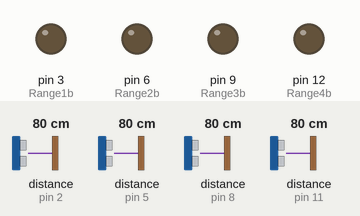
A sketch run on a simulated Arduino Uno, built with avr-gcc and run on an emulated ATmega328P. Parts: output pins drawn as LEDs (lit = HIGH). Wiring (inferred from the names in the program): 4 × range finder with pulse-width output: data pin 2 / data pin 5 / data pin 8 / data pin 11. The test bench sets the inputs (shaded band); at power-on: distance to the obstacle (sensors on pin 2, pin 5, pin 8, pin 11) 80 cm. The echo pulse lasts 58.3 µs per cm; what the sketch prints to the serial monitor is not drawn.

Above: at 0.7 s.
Timing chart, 0 to 3.3 s (numbered marks = the images above):
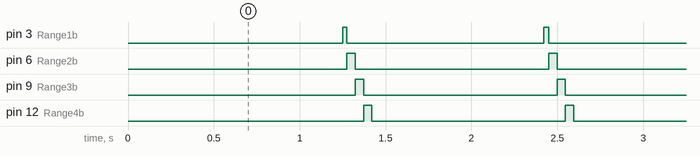

Measured:
- by itself, pin 3 (Range1b): alternates HIGH for 0.03 s and LOW for 1.1 s
- by itself, pin 6 (Range2b), pin 9 (Range3b), pin 12 (Range4b): alternates HIGH for 0.05 s and LOW for 1.1 s
- by itself, everything shown: repeats every 1.2 s, in 5 steps

The sketch:

rangefinder.ino
```cpp
#define Range1a 2
#define Range1b 3
#define Range2a 5
#define Range2b 6
#define Range3a 8
#define Range3b 9
#define Range4a 11
#define Range4b 12

// One time setup for range finding
void setup() {
  pinMode(Range1a, INPUT);
  pinMode(Range1b, OUTPUT);

  pinMode(Range2a, INPUT);
  pinMode(Range2b, OUTPUT);

  pinMode(Range3a, INPUT);
  pinMode(Range3b, OUTPUT);

  pinMode(Range4a, INPUT);
  pinMode(Range4b, OUTPUT);

  delay(250);

   digitalWrite(Range1b, LOW);
   digitalWrite(Range2b, LOW);
   digitalWrite(Range3b, LOW);
   digitalWrite(Range4b, LOW);

  Serial.begin(9600);
}

void loop() {
  delay(1000);
  digitalWrite(Range1b, HIGH);
  long pulse = pulseIn(Range1a, HIGH);
  digitalWrite(Range1b, LOW);
  long inches = pulse/127;

  Serial.println(inches);

  digitalWrite(Range2b, HIGH);
  pulseIn(Range2a, HIGH);
  digitalWrite(Range2b, LOW);
  inches = pulse/147;

  Serial.println(inches);

  digitalWrite(Range3b, HIGH);
  pulseIn(Range3a, HIGH);
  digitalWrite(Range3b, LOW);
  inches = pulse/147;

  Serial.println(inches);

  digitalWrite(Range4b, HIGH);
  pulseIn(Range4a, HIGH);
  digitalWrite(Range4b, LOW);
  inches = pulse/147;

  Serial.println(inches);

}
```
